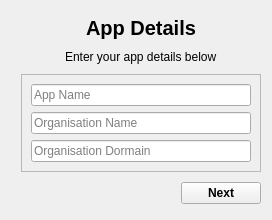
                <widget class="QWidget" name="page">
                 <layout class="QVBoxLayout" name="verticalLayout_18">
                  <item alignment="Qt::AlignHCenter">
                   <widget class="QWidget" name="widget_8" native="true">
                    <property name="sizePolicy">
                     <sizepolicy hsizetype="Preferred" vsizetype="Preferred">
                      <horstretch>0</horstretch>
                      <verstretch>0</verstretch>
                     </sizepolicy>
                    </property>
                    <property name="minimumSize">
                     <size>
                      <width>250</width>
                      <height>0</height>
                     </size>
                    </property>
                    <layout class="QVBoxLayout" name="verticalLayout_16">
                     <property name="spacing">
                      <number>10</number>
                     </property>
                     <property name="leftMargin">
                      <number>10</number>
                     </property>
                     <property name="topMargin">
                      <number>5</number>
                     </property>
                     <property name="rightMargin">
                      <number>0</number>
                     </property>
                     <property name="bottomMargin">
                      <number>5</number>
                     </property>
                     <item alignment="Qt::AlignHCenter">
                      <widget class="QLabel" name="label_18">
                       <property name="font">
                        <font>
                         <family>Segoe UI</family>
                         <pointsize>15</pointsize>
                         <bold>true</bold>
                        </font>
                       </property>
                       <property name="text">
                        <string>App Details</string>
                       </property>
                      </widget>
                     </item>
                     <item alignment="Qt::AlignHCenter">
                      <widget class="QLabel" name="label_19">
                       <property name="font">
                        <font>
                         <family>Segoe UI</family>
                        </font>
                       </property>
                       <property name="text">
                        <string>Enter your app details below</string>
                       </property>
                      </widget>
                     </item>
                     <item>
                      <widget class="QFrame" name="frame_10">
                       <property name="sizePolicy">
                        <sizepolicy hsizetype="Preferred" vsizetype="Expanding">
                         <horstretch>0</horstretch>
                         <verstretch>0</verstretch>
                        </sizepolicy>
                       </property>
                       <property name="frameShape">
                        <enum>QFrame::StyledPanel</enum>
                       </property>
                       <property name="frameShadow">
                        <enum>QFrame::Raised</enum>
                       </property>
                       <layout class="QVBoxLayout" name="verticalLayout_17">
                        <item>
                         <widget class="QLineEdit" name="appName">
                          <property name="font">
                           <font>
                            <family>Segoe UI</family>
                           </font>
                          </property>
                          <property name="placeholderText">
                           <string>App Name</string>
                          </property>
                         </widget>
                        </item>
                        <item>
                         <widget class="QLineEdit" name="orgName">
                          <property name="font">
                           <font>
                            <family>Segoe UI</family>
                           </font>
                          </property>
                          <property name="echoMode">
                           <enum>QLineEdit::Normal</enum>
                          </property>
                          <property name="placeholderText">
                           <string>Organisation Name</string>
                          </property>
                         </widget>
                        </item>
                        <item>
                         <widget class="QLineEdit" name="orgDormain">
                          <property name="font">
                           <font>
                            <family>Segoe UI</family>
                           </font>
                          </property>
                          <property name="echoMode">
                           <enum>QLineEdit::Normal</enum>
                          </property>
                          <property name="placeholderText">
                           <string>Organisation Dormain</string>
                          </property>
                         </widget>
                        </item>
                       </layout>
                      </widget>
                     </item>
                     <item alignment="Qt::AlignRight">
                      <widget class="QPushButton" name="to_page2">
                       <property name="font">
                        <font>
                         <family>Segoe UI</family>
                         <bold>true</bold>
                        </font>
                       </property>
                       <property name="text">
                        <string>Next</string>
                       </property>
                       <property name="icon">
                        <iconset resource="QSS/QSS_Resources.qrc">
                         <normaloff>:/icons/Icons/fast-forward.png</normaloff>:/icons/Icons/fast-forward.png</iconset>
                       </property>
                       <property name="iconSize">
                        <size>
                         <width>20</width>
                         <height>20</height>
                        </size>
                       </property>
                      </widget>
                     </item>
                    </layout>
                   </widget>
                  </item>
                 </layout>
                </widget>
